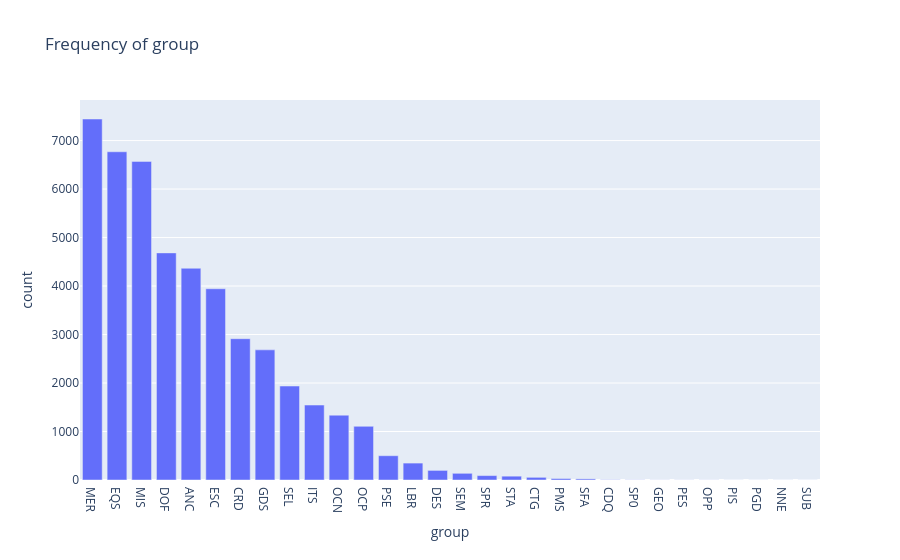
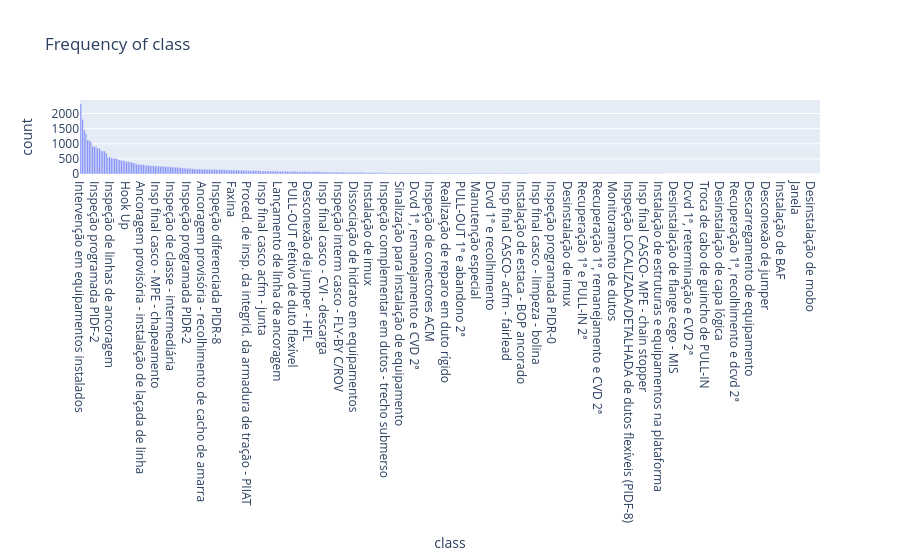
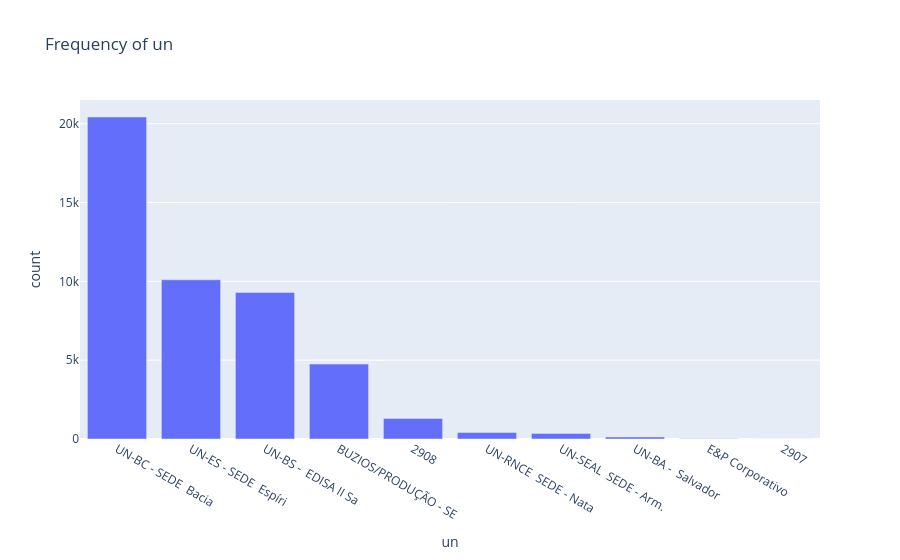
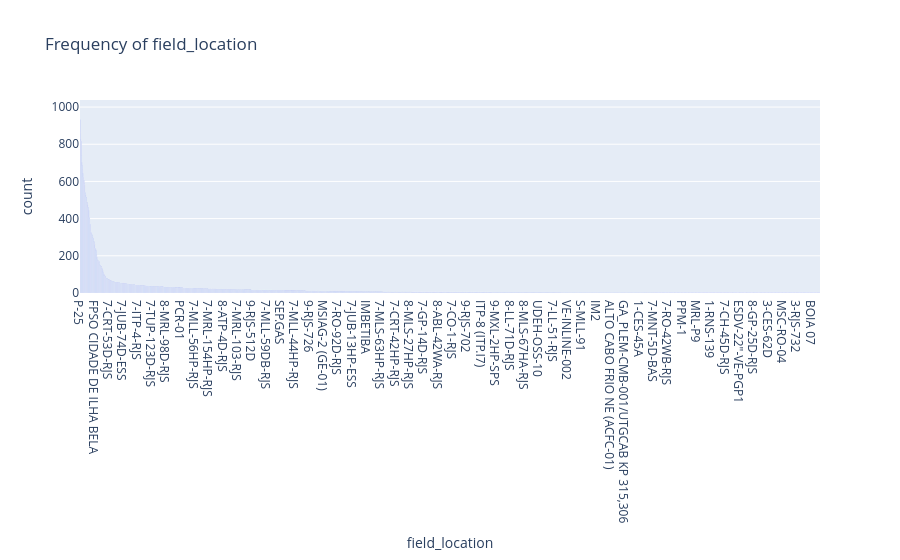

Notebook code cell kept with these figures, in order:
### Code cell
[ px.bar(
  (
    df.group_by(col)
      .agg(pl.len().alias("count"))
      .sort("count", descending=True)
      .to_pandas()
  ),
  x=col,
  y="count",
  title=f"Frequency of {col}"
).show( )
for col in df.select( cs.categorical( ) ).columns ]

### Figure 1 — Plotly figure (JSON) as saved in the notebook; plotly's stock layout.template omitted (floating-point values rounded to 4 significant figures)
{"data": [{"hovertemplate": "group=%{x}<br>count=%{y}<extra></extra>", "legendgroup": "", "marker": {"color": "#636efa", "pattern": {"shape": ""}}, "name": "", "orientation": "v", "showlegend": false, "textposition": "auto", "type": "bar", "x": ["MER", "EQS", "MIS", "DOF", "ANC", "ESC", "CRD", "GDS", "SEL", "ITS", "OCN", "OCP", null, "PSE", "LBR", "DES", "SEM", "SPR", "STA", "CTG", "PMS", "SFA", "CDQ", "SP0", "GEO", "PES", "OPP", "PIS", "PGD", "NNE", "SUB"], "xaxis": "x", "y": [7445, 6769, 6571, 4684, 4367, 3944, 2914, 2684, 1938, 1546, 1337, 1107, 986, 501, 349, 198, 138, 91, 79, 55, 31, 23, 5, 3, 2, 2, 2, 1, 1, 1, 1], "yaxis": "y"}], "layout": {"autosize": true, "barmode": "relative", "legend": {"tracegroupgap": 0}, "title": {"text": "Frequency of group"}, "xaxis": {"anchor": "y", "autorange": true, "domain": [0, 1], "range": [-0.5, 29.5], "title": {"text": "group"}, "type": "category"}, "yaxis": {"anchor": "x", "autorange": true, "domain": [0, 1], "range": [0, 7837.0], "title": {"text": "count"}, "type": "linear"}}}

### Figure 2 — Plotly figure (JSON) as saved in the notebook; plotly's stock layout.template omitted (floating-point values rounded to 4 significant figures; data arrays with more than 128 entries replaced by an {"elided": "..."} marker saying what was removed)
{"data": [{"hovertemplate": "class=%{x}<br>count=%{y}<extra></extra>", "legendgroup": "", "marker": {"color": "#636efa", "pattern": {"shape": ""}}, "name": "", "orientation": "v", "showlegend": false, "textposition": "auto", "type": "bar", "x": {"elided": "438 str values"}, "xaxis": "x", "y": {"elided": "438 int values"}, "yaxis": "y"}], "layout": {"autosize": true, "barmode": "relative", "legend": {"tracegroupgap": 0}, "title": {"text": "Frequency of class"}, "xaxis": {"anchor": "y", "autorange": true, "domain": [0, 1], "range": [-0.5, 436.5], "title": {"text": "class"}, "type": "category"}, "yaxis": {"anchor": "x", "autorange": true, "domain": [0, 1], "range": [0, 2447.0], "title": {"text": "count"}, "type": "linear"}}}

### Figure 3 — Plotly figure (JSON) as saved in the notebook; plotly's stock layout.template omitted (floating-point values rounded to 4 significant figures)
{"data": [{"hovertemplate": "un=%{x}<br>count=%{y}<extra></extra>", "legendgroup": "", "marker": {"color": "#636efa", "pattern": {"shape": ""}}, "name": "", "orientation": "v", "showlegend": false, "textposition": "auto", "type": "bar", "x": ["UN-BC - SEDE  Bacia", "UN-ES - SEDE  Espíri", "UN-BS -  EDISA II Sa", "BUZIOS/PRODUÇÃO - SE", "2908", null, "UN-RNCE  SEDE - Nata", "UN-SEAL  SEDE - Arm.", "UN-BA -  Salvador", "E&P Corporativo", "2907"], "xaxis": "x", "y": [20428, 10101, 9299, 4755, 1305, 986, 409, 353, 128, 10, 1], "yaxis": "y"}], "layout": {"autosize": true, "barmode": "relative", "legend": {"tracegroupgap": 0}, "title": {"text": "Frequency of un"}, "xaxis": {"anchor": "y", "autorange": true, "domain": [0, 1], "range": [-0.5, 9.5], "title": {"text": "un"}, "type": "category"}, "yaxis": {"anchor": "x", "autorange": true, "domain": [0, 1], "range": [0, 21500.0], "title": {"text": "count"}, "type": "linear"}}}

### Figure 4 — Plotly figure (JSON) as saved in the notebook; plotly's stock layout.template omitted (floating-point values rounded to 4 significant figures; data arrays with more than 128 entries replaced by an {"elided": "..."} marker saying what was removed)
{"data": [{"hovertemplate": "field_location=%{x}<br>count=%{y}<extra></extra>", "legendgroup": "", "marker": {"color": "#636efa", "pattern": {"shape": ""}}, "name": "", "orientation": "v", "showlegend": false, "textposition": "auto", "type": "bar", "x": {"elided": "2116 str values"}, "xaxis": "x", "y": {"elided": "2116 int values"}, "yaxis": "y"}], "layout": {"autosize": true, "barmode": "relative", "legend": {"tracegroupgap": 0}, "title": {"text": "Frequency of field_location"}, "xaxis": {"anchor": "y", "autorange": true, "domain": [0, 1], "range": [-0.5, 2114.0], "title": {"text": "field_location"}, "type": "category"}, "yaxis": {"anchor": "x", "autorange": true, "domain": [0, 1], "range": [0, 1038.0], "title": {"text": "count"}, "type": "linear"}}}
